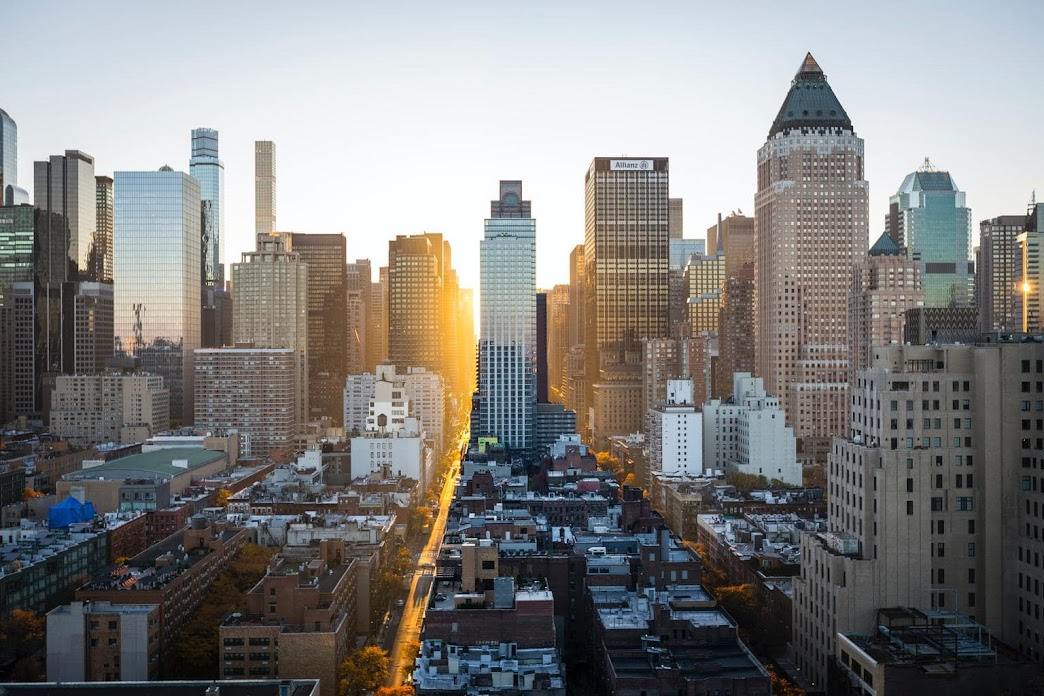
#> input picture TP4 - Diplomatura/imagenes/ciudad.jpg, 1044 x 696 px, found by its file name
$ python TP4_Ejer5.py
#> lines starting #> are read from the running program, lines starting #| are printed output that depends on the picture; after the words box and inside, x2 and y2 are one past the last pixel; in counts of white or black regions, pixels touching at a corner belong together
### TP4 - Diplomatura/Personal/funciones.py
import numpy as np
import matplotlib.pyplot as plt
import cv2 as cv

#-----------------------------------------------------
# Devuelve imagen en dos colores, negro y blanco.
# Imagen: gris en 1 canal
# umbral
#-----------------------------------------------------
def bn(imagen, umbral):
    copia = imagen.copy()
    for i in range(len(copia)):
        for j in range(len(copia[0])):
            copia[i, j] = 255 if copia[i, j] > umbral else 0
    return copia

#-----------------------------------------------------
# [19 lines left out: functions binaria_invertida, bn_gris_3_canales, not called in this run]

#-----------------------------------------------------
# Devuelve matriz de datos con los valores
# de cada pixel. [0 - 255]
# imagen_gris
#-----------------------------------------------------
def histograma_datos(imagen_gris):
    valores = np.array([0 for i in range(256)])
    for i in imagen_gris.flat:
        valores[i] += 1
    return valores

#-----------------------------------------------------
# Devuelve matriz con la cantidad de pixeles por valor
# entre 0 y 255
# Imagen: 3 canales
# canal: canal del cual obtener valores
#-----------------------------------------------------

# [36 lines left out: functions valoresPixeles, histograma, luma_tres_valores, not called in this run]

#-----------------------------------------------------
# Devuelve una imagen en grises con 1 valor por pixel.
# imagen
#-----------------------------------------------------
def luma(imagen):
    nueva = np.zeros((imagen.shape[0], imagen.shape[1]), dtype='uint8')
    for i in range(len(imagen)):
        for j in range(len(imagen[i])):
            a, b, c = imagen[i][j]
            gris = (c * 0.2126) + (b * 0.7152) + (a * 0.0722)
            nueva[i, j] = gris
    return nueva

#-----------------------------------------------------
# Devuelve una imagen en grises con 1 valor por pixel.
# imagen
#-----------------------------------------------------
# [97 lines left out: functions promedio, desaturar, convolucionar, flip, rotar, not called in this run]

### TP4 - Diplomatura/TP4_Ejer5.py
# 5. Dada la imagen llamada ciudad.jpg utilice el histograma, para analizar cual sería un buen
# valor de umbral para separar los edificios del cielo.

import cv2 as cv
from Personal.funciones import *

imagen = cv.imread('imagenes\\ciudad.jpg')
#> imagen is the input picture: shape (696, 1044, 3); mean B, G, R 128.2, 129.5, 130.6
imagen = luma(imagen)
#> after the loop in luma, `for i in range(len(imagen)):`:
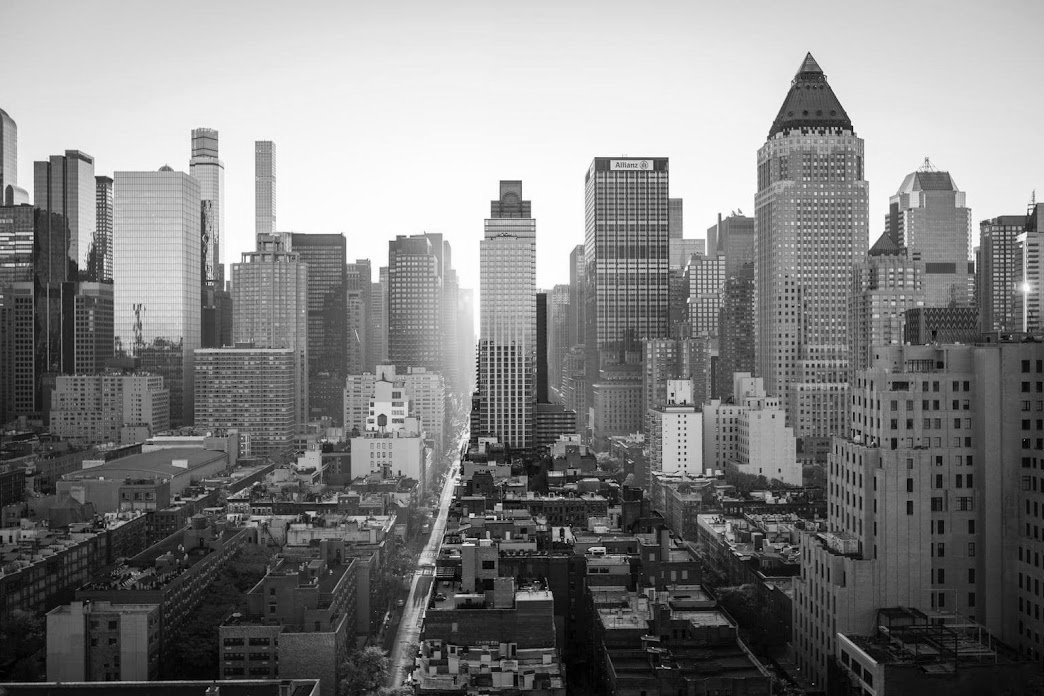
#> nueva: shape (696, 1044); min 0, max 254, mean 129.1
valores = histograma_datos(imagen)
#> the loop in histograma_datos, `for i in imagen_gris.flat:` made 726624 passes
#> i on passes 1 to 3: 191, 191, 191
#> after the loop in histograma_datos, `for i in imagen_gris.flat:`: valores = 256 values, max 12117 at index 253, min 0 at index 255, mean 2838.4

#histograma
plt.plot(valores )
plt.title("Histograma - ciudad.jpg")
plt.grid()
plt.savefig('imagenes\\histograma_ciudad.jpg')
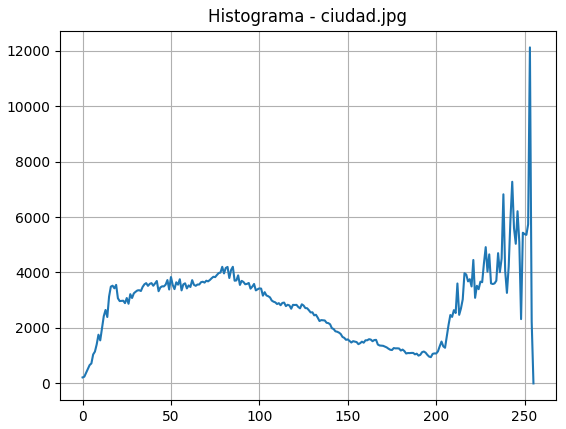
#> figure drawn by matplotlib, 1 panel; curve peaks at x = 253, y = 12117
plt.show()

#Viendo el histograma, aproximadamente es un umbral de 185
imagen = bn(imagen, 185)
#> after the loop in bn, `for i in range(len(copia)):`:
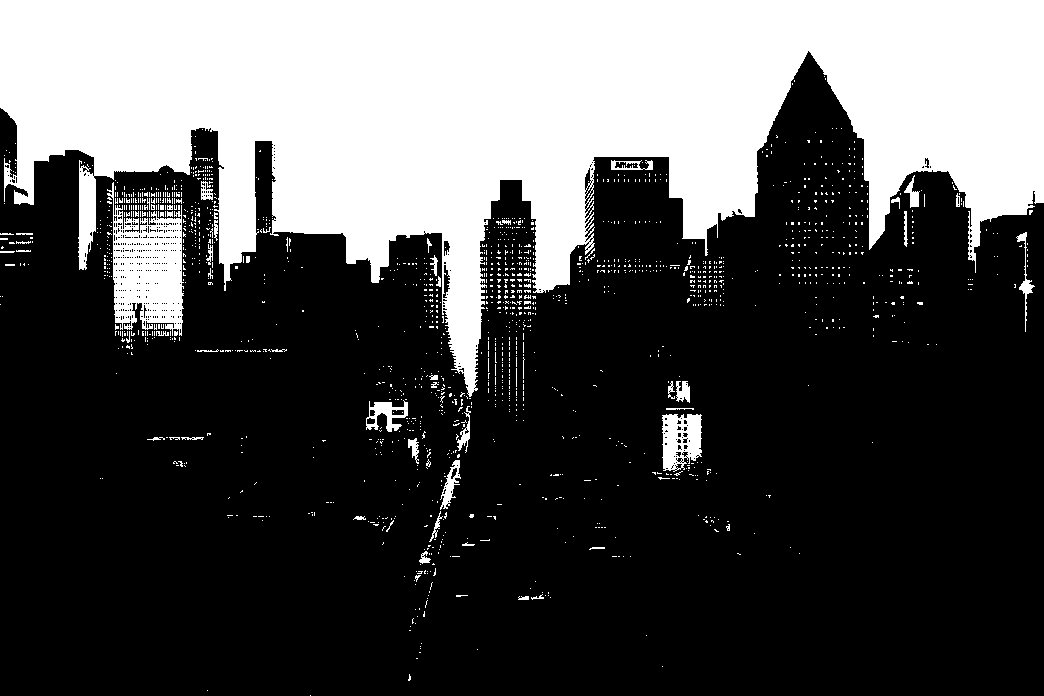
#> copia: shape (696, 1044); 31.2% white; 1621 white regions (1563 under 20 px), largest, box (x1, y1, x2, y2) and area: (0, 0, 1044, 397) 208588, (107, 182, 184, 336) 6865, (662, 414, 702, 472) 1680
cv.imshow('imagen', imagen)
cv.waitKey(0)

$ run again, with TP4 - Diplomatura/imagenes/filter_input.jpg copied over TP4 - Diplomatura/imagenes/ciudad.jpg
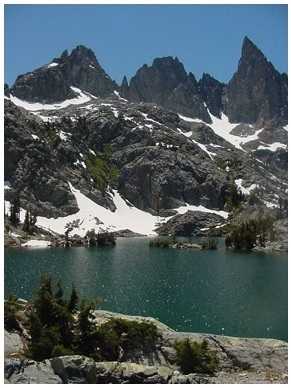
#> input picture TP4 - Diplomatura/imagenes/filter_input.jpg, 291 x 388 px, found by its file name
#> imagen is the input picture: shape (388, 291, 3); mean B, G, R 99.6, 95.8, 83.1
#> after the loop in luma, `for i in range(len(imagen)):`:
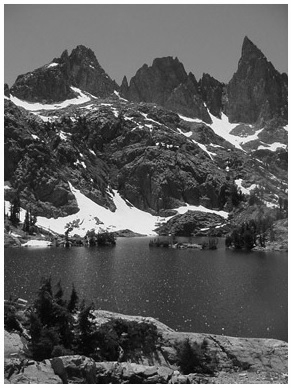
#> nueva: shape (388, 291); min 0, max 254, mean 92.9
#> the loop in histograma_datos, `for i in imagen_gris.flat:` made 112908 passes
#> i on passes 1 to 3: 252, 252, 254
#> after the loop in histograma_datos, `for i in imagen_gris.flat:`: valores = 256 values, max 3499 at index 254, min 0 at index 255, mean 441
#> after the loop in bn, `for i in range(len(copia)):`:
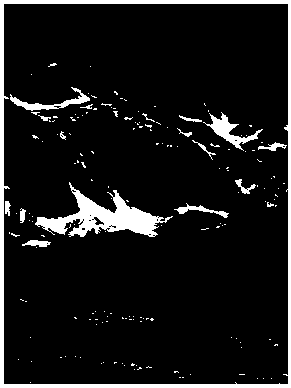
#> copia: shape (388, 291); 9.1% white; 169 white regions (151 under 20 px), largest, box (x1, y1, x2, y2) and area: (0, 0, 291, 388) 5038, (35, 182, 173, 237) 2667, (203, 112, 263, 151) 607

$ run again, with TP4 - Diplomatura/imagenes/perrito.jpg copied over TP4 - Diplomatura/imagenes/ciudad.jpg
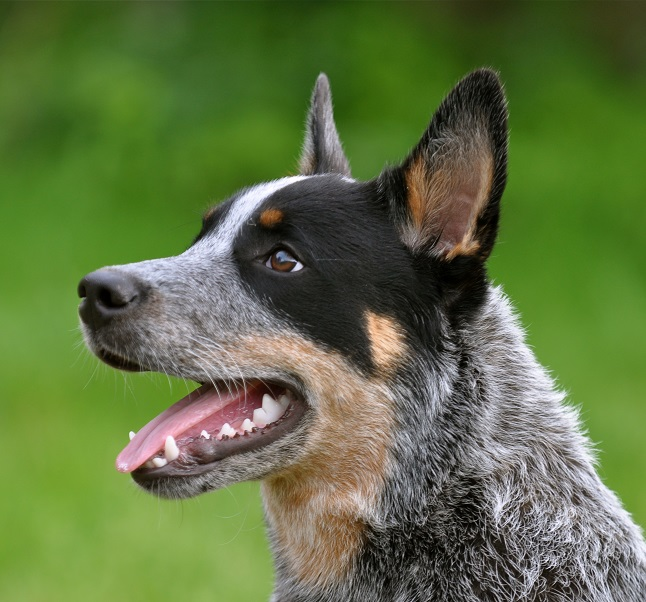
#> input picture TP4 - Diplomatura/imagenes/perrito.jpg, 646 x 602 px, found by its file name
#> imagen is the input picture: shape (602, 646, 3); mean B, G, R 65.8, 114.4, 95.5
#> after the loop in luma, `for i in range(len(imagen)):`:
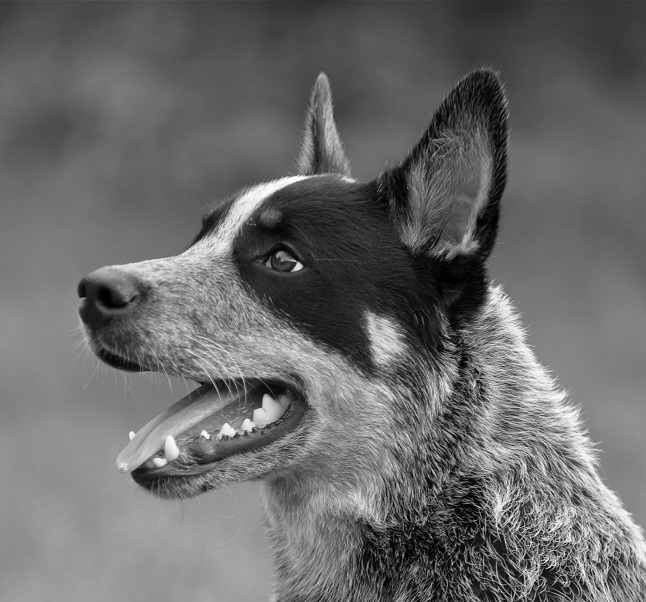
#> nueva: shape (602, 646); min 0, max 254, mean 106.4
#> the loop in histograma_datos, `for i in imagen_gris.flat:` made 388892 passes
#> i on passes 1 to 3: 62, 62, 63
#> after the loop in histograma_datos, `for i in imagen_gris.flat:`: valores = 256 values, max 4731 at index 100, min 0 at index 255, mean 1519.1
#> after the loop in bn, `for i in range(len(copia)):`:
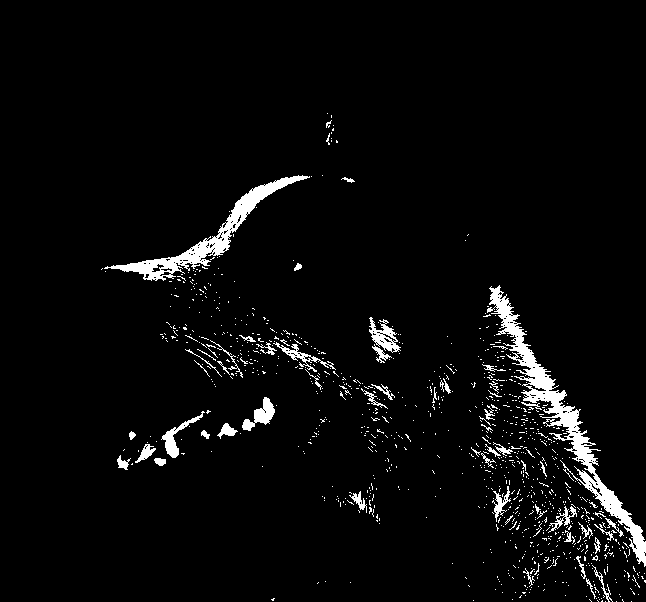
#> copia: shape (602, 646); 3.9% white; 1008 white regions (951 under 20 px), largest, box (x1, y1, x2, y2) and area: (487, 285, 646, 567) 4890, (104, 175, 310, 281) 2873, (369, 317, 401, 353) 490

$ run again, with TP4 - Diplomatura/imagenes/actor.png saved as TP4 - Diplomatura/imagenes/ciudad.jpg
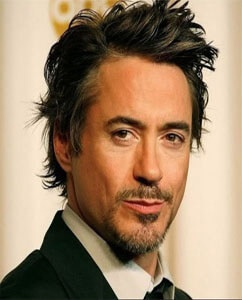
#> input picture TP4 - Diplomatura/imagenes/actor.png, 242 x 300 px, found by its file name
#> imagen is the input picture: shape (300, 242, 3); mean B, G, R 105.5, 132.2, 158.3
#> after the loop in luma, `for i in range(len(imagen)):`:
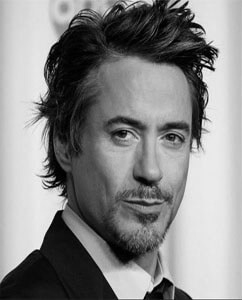
#> nueva: shape (300, 242); min 0, max 252, mean 135.4
#> the loop in histograma_datos, `for i in imagen_gris.flat:` made 72600 passes
#> i on passes 1 to 3: 178, 180, 184
#> after the loop in histograma_datos, `for i in imagen_gris.flat:`: valores = 256 values, max 1383 at index 231, min 0 at index 248, mean 283.6
#> after the loop in bn, `for i in range(len(copia)):`:
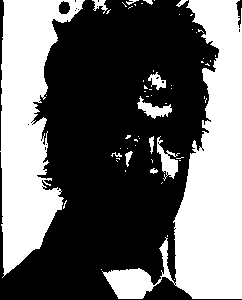
#> copia: shape (300, 242); 41.2% white; 60 white regions (47 under 20 px), largest, box (x1, y1, x2, y2) and area: (102, 0, 242, 299) 16089, (0, 0, 85, 278) 12401, (157, 136, 180, 181) 401
